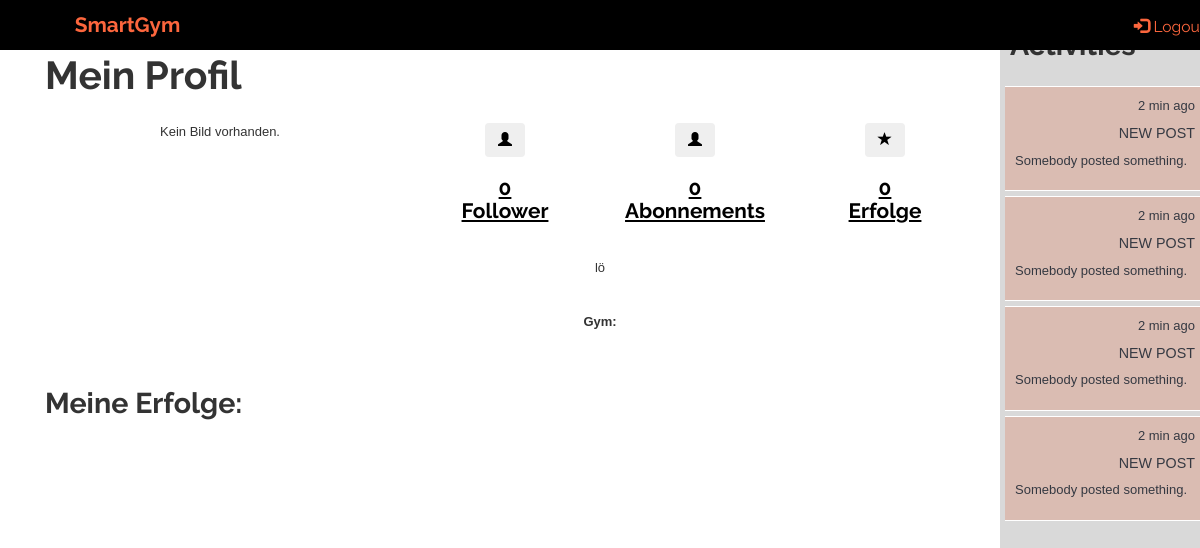
The page /tracker/profile/1 (signed in) on the database as committed earlier.
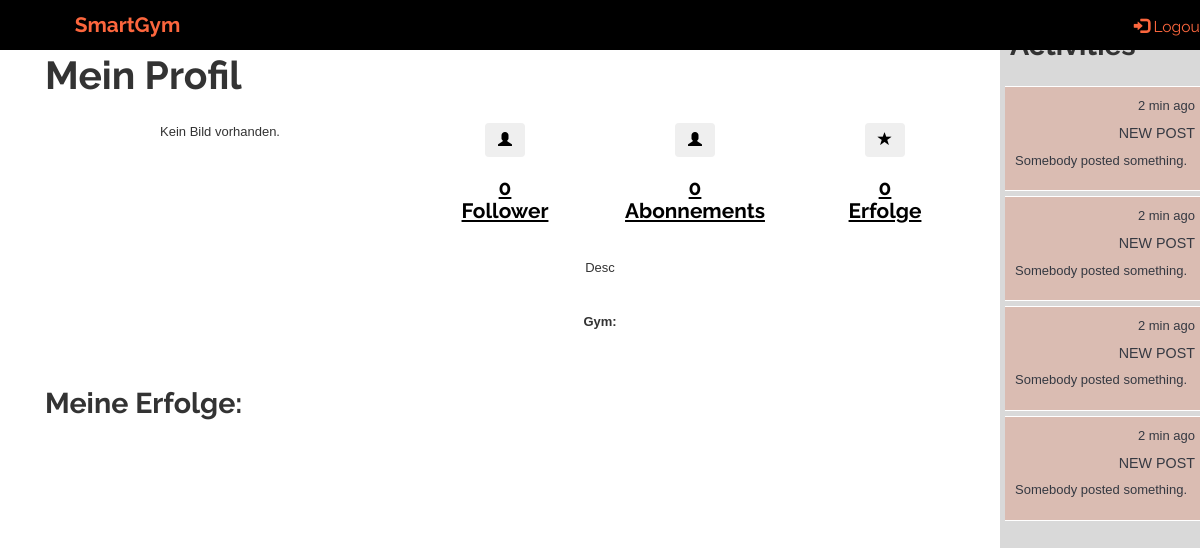
The same page on the database as committed later.
### tracker/models.py (models this page shows, shortened)
class Profile(models.Model):
    user = models.OneToOneField(User, primary_key=True, on_delete=models.CASCADE)
    bio = models.TextField(max_length=500, blank=True, help_text="Beschreibung.")
    profile_image = models.ImageField(upload_to=get_image_path, blank=True, null=True)
    def get_follows_connections(self):
        connections = Connection.objects.filter(follower=self.user)
        return connections
    class Meta:
        abstract = True

class UserProfile(Profile):
    date_of_birth = models.DateField(null=False, blank=False)
    gym = models.ManyToManyField('GymProfile', blank=True)
    rfid_tag = models.CharField('RFID', max_length=10, blank=True, null=True)
    achievements = models.ManyToManyField('Achievement', blank=True)

### tracker/views.py (the view)
# urls.py: url(r'^profile/(?P<pk>\d+)$', views.UserProfileView.as_view(), name='profile'),
class UserProfileView(LoginRequiredMixin, generic.DetailView):
    model = UserProfile
    context_object_name = 'profile'
    template_name = 'tracker/profile.html'
    def get_context_data(self, **kwargs):
        context = super().get_context_data(**kwargs)
        context['base_template'] = 'tracker/User/user_tracker_base.html'
        return context

### tracker/templates/tracker/profile.html (shortened to what the changed rows need)
{% extends base_template %}
{% block extra_head %}
{% load static %}
<link rel="stylesheet" href="{% static 'css/style.css' %}">
{% endblock %}
{% block site_content %}
<div class="container background-col">
    <div class="row full-height">
        <div class="col-xs-12 col-sm-12 col-md-12 col-lg-12 padding-0">
            <div class="row row-eq-height">
                {% if profile.user == user %}
                    <div class="col-xs-12 col-sm-12 col-md-12 col-lg-12">
                        <h1>Mein Profil</h1>
                    </div>
                {% else %}
                    <div class="col-xs-12 col-sm-12 col-md-12 col-lg-12 hcenter">
                        <h1>{{ profile.user.username }}'s Profil</h1>
                    </div>
                {% endif %}
            </div>
            <div class="row text-center row-eq-height sm-row-padding">
                <div class="col-xs-4 col-sm-4 col-md-2 col-lg-2">
                    <a href="{% url 'followers' profile.user.id %}" class="text-center black-text">
                        <h3><b>{{ profile.get_follows_connections |length }}<br>Abonnements</b></h3>
                    </a>
                </div>
                <div class="col-xs-4 cglyol-sm-4 col-md-2 col-lg-2">
                    <a href="#" class="text-center black-text">
                        <h3><b>{{ profile.achievements.all |length }}<br>Erfolge</b></h3>
                    </a>
                </div>
            </div>
            {% if profile.bio %}
                <div class="row text-center sm-row-padding">
                    <div class="col-xs-12 col-sm-12 col-md-12 col-lg-12">
                        <p>{{ profile.bio }}</p>
                    </div>
                </div>
            {% endif %}
            <div class="row sm-row-padding">
                <div class="col-xs-12 col-sm-12 col-md-12 col-lg-12">
                    {% if profile.user == user %}
                        <h2>Meine Erfolge:</h2>
                    {% else %}
                        <h2><b>{{ profile.user.username }}'s Erfolge:</b></h2>
                    {% endif %}
                </div>
            </div>
        </div>
    </div>
</div>
{% endblock %}

Rows that differ between the two databases and show on the page:
changed UserProfile: bio "lö" → "Desc"
